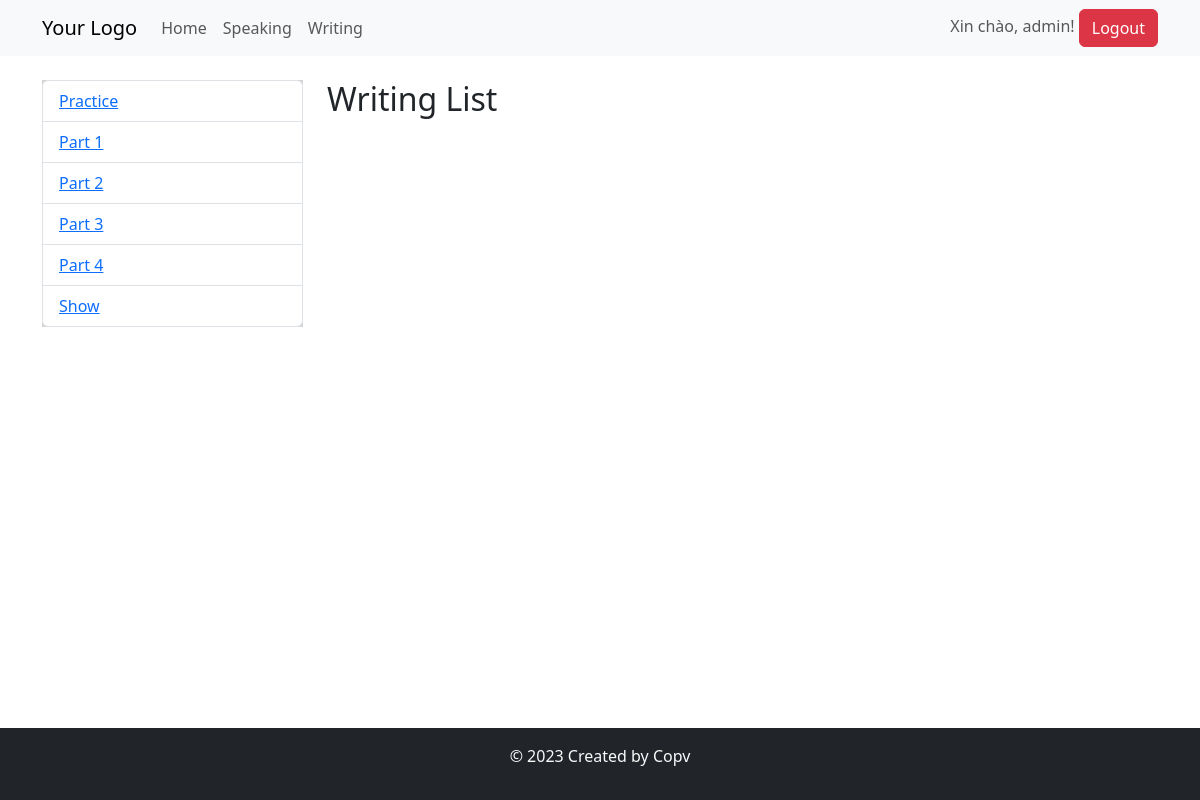
/writing/practice/all/ (signed in), run on an earlier commit of the app's database.
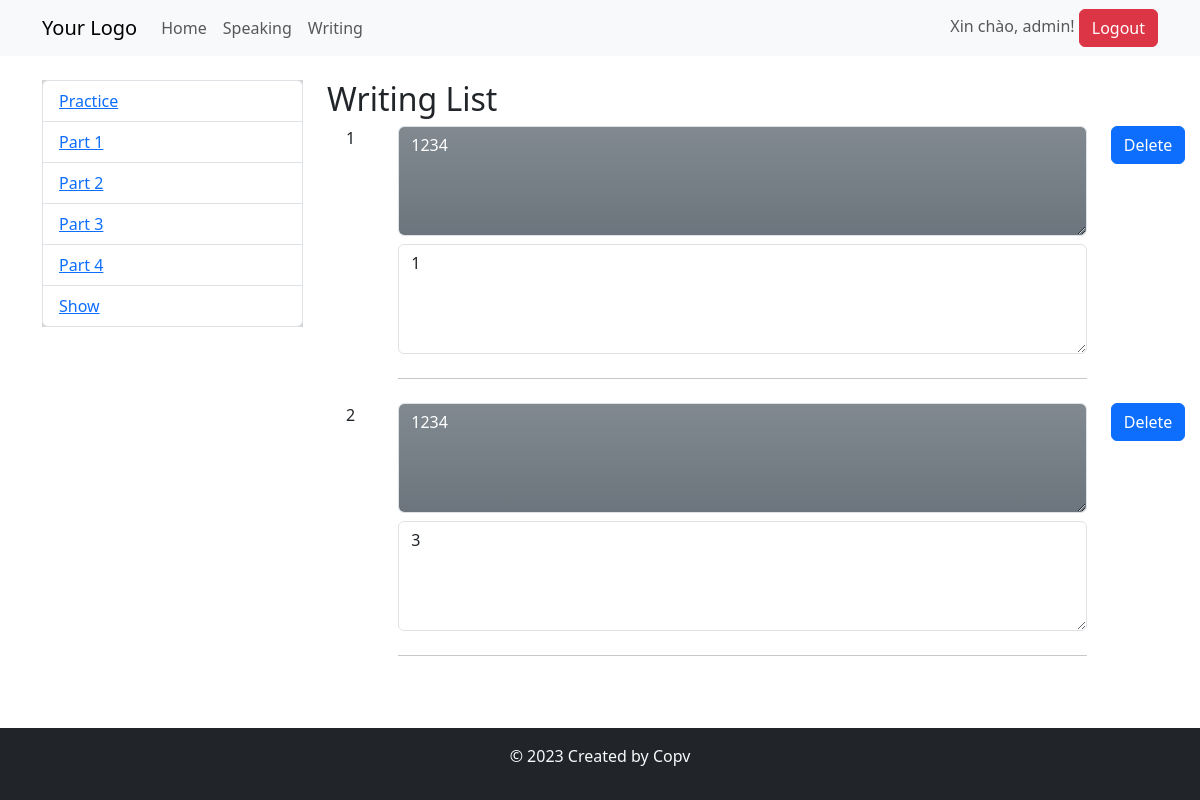
And on a later commit of the database.
### User/models.py (models this page shows, shortened)
class User(AbstractBaseUser, PermissionsMixin):
    objects = CustomUserManager()
    id = models.fields.IntegerField(primary_key=True, auto_created=True, unique=True)
    username = models.CharField(max_length=25, unique=True, blank=False)
    password = models.CharField(max_length=32, unique=False, blank=False)
    is_active = models.BooleanField(default=True)
    is_staff = models.BooleanField(default=False)
    USERNAME_FIELD = 'username'
    REQUIRED_FIELDS = ['password']

### Core/models.py (models this page shows)
class PracticeW(models.Model):
    id = models.fields.IntegerField(primary_key=True, auto_created=True, unique=True)
    problem=models.ForeignKey(Writing, on_delete=models.CASCADE, default=1)
    solution = models.TextField(blank=False, default="")
    user =  models.IntegerField(default=0)

class Writing(models.Model):
    STATUS_CHOICES = (
        (1, 'Part 1'),
        (2, 'Part 2'),
        (3, 'Part 3'),
        (4, 'Part 4'),
    )
    id = models.fields.IntegerField(primary_key=True, auto_created=True, unique=True)
    type = models.IntegerField(choices=STATUS_CHOICES)
    problem = models.TextField(blank=False, default="")
    solution = models.TextField(blank=False, default="")
    count = models.IntegerField(default=0)
    user = models.ForeignKey(User, on_delete=models.CASCADE, default=1)
    def __str__(self):
        return self.problem

### Core/views.py (the view)
# urls.py: path('writing/practice/all/', Writing_practice_all.as_view(), name='writing_practice_all'),
class Writing_practice_all(View):
    def get(self, request):
        writings = PracticeW.objects.filter(user=request.user.id)
        return render(request, 'Core/writing_practice_all.html', context={'writings':writings})

### templates/Core/writing_practice_all.html (shortened to what this page needs)
{% extends "Core/base.html" %}
{% block body %}
    <div class="row">
        <div class="col-md-3">
            <div style="background-color: lightgray;">
                <ul class="list-group">
                    <li class="list-group-item"><a href="{% url "Core:writing" %}practice">Practice</a></li>
                    <li class="list-group-item"><a href="{% url "Core:writing" %}1">Part 1</a> </li>
                    <li class="list-group-item"><a href="{% url "Core:writing" %}2">Part 2</a></li>
                    <li class="list-group-item"><a href="{% url "Core:writing" %}3">Part 3</a></li>
                    <li class="list-group-item"><a href="{% url "Core:writing" %}4">Part 4</a></li>
                    <li class="list-group-item"><a href="{% url "Core:writing" %}practice/all">Show</a></li>
                </ul>
            </div>
        </div>
        <div class="col-md-9">
            <h2>Writing List</h2>
            <ul class="list-group">
                {% for writing in writings %}
                    <div class="row">
                        <div class="col-1">
                            <div class="text-center">{{ forloop.counter }}</div>
                        </div>
                        <div class="col-10">
                            <textarea id="problem"  class="form-control bg-secondary bg-gradient text-white" rows="4" required
                                      readonly>{{ writing.problem }}</textarea>
                            <textarea id="problem"  class="form-control" rows="4" required
                                      readonly>{{ writing.solution }}</textarea>
                            <hr class="my-4">
                        </div>
                        <div class="col-1">
                            <button type="button" class="btn btn-primary" data-bs-toggle="modal"
                                    data-bs-target="#deletewritingModal{{ writing.id }}">
                                Delete
                            </button>
                        </div>
                    </div>
                {% endfor %}
            </ul>
        </div>
    </div>
{% endblock %}

### templates/Core/base.html (shortened to what this page needs)
<!DOCTYPE html>
<html lang="en">
<head>
    <link href="https://cdn.jsdelivr.net/npm/bootstrap@5.3.0/dist/css/bootstrap.min.css" rel="stylesheet">
</head>
<body>
<nav class="navbar navbar-expand-lg navbar-light bg-light">
    <div class="container">
        <a class="navbar-brand" href="#">Your Logo</a>
        <div class="collapse navbar-collapse" id="navbarNav">
            <ul class="navbar-nav ml-auto">
                <li class="nav-item">
                    <a class="nav-link" href="/">Home</a>
                </li>
                <li class="nav-item">
                    <a class="nav-link" href="{% url "Core:speaking" %}">Speaking</a>
                </li>
                <li class="nav-item">
                    <a class="nav-link" href="{% url "Core:writing" %}">Writing</a>
                </li>
            </ul>
        </div>
        <div class="ml-auto">
            {% if user.is_authenticated %}
                <span class="navbar-text">
                        Xin chào, {{ user.username }}!
                    </span>
                <a class="btn btn-danger ml-2" href="{% url 'User:logout' %}">Logout</a>
            {% else %}
                <a class="btn btn-primary" href="{% url 'User:login' %}">Login</a>
                <a class="btn btn-primary" href="{% url 'User:register' %}">Register</a>
            {% endif %}
        </div>
    </div>
</nav>
<div class="container mt-4">
    {% if user.is_authenticated %}
        {% block body %}
        {% endblock %}
    {% endif %}
</div>
<footer class="fixed-bottom bg-dark text-light text-center py-3">
    <p>&copy; 2023 Created by Copv</p>
</footer>
</body>
</html>

What changed in the data, as far as the page shows it:
added PracticeW: problem "1234", solution "1"
added PracticeW: problem "1234", solution "3"
